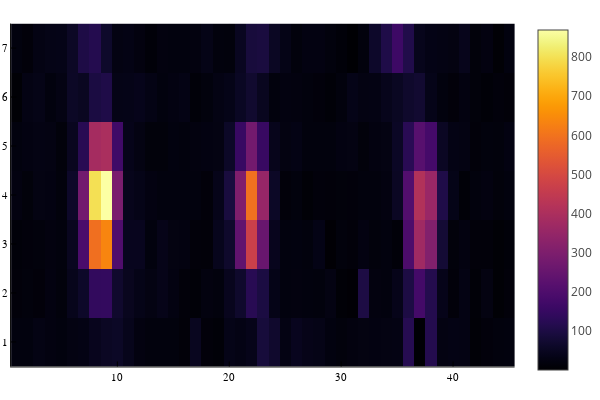

Notebook code cell kept with this figure:
### Markdown cell above
## Affichage d'une microlentille (donnees reelles)

### Code cell
heatmap(ldata)

### Figure 1 — Plotly figure (JSON) as saved in the notebook; plotly's stock layout.template omitted (floating-point values rounded to 4 significant figures; data arrays with more than 128 entries replaced by an {"elided": "..."} marker saying what was removed)
{"data": [{"colorbar": {"title": ""}, "colorscale": {"elided": "256x2 mixed values"}, "hoverinfo": "none", "name": "y1", "showlegend": false, "showscale": true, "type": "heatmap", "x": [0.5, 1.5, 2.5, 3.5, 4.5, 5.5, 6.5, 7.5, 8.5, 9.5, 10.5, 11.5, 12.5, 13.5, 14.5, 15.5, 16.5, 17.5, 18.5, 19.5, 20.5, 21.5, 22.5, 23.5, 24.5, 25.5, 26.5, 27.5, 28.5, 29.5, 30.5, 31.5, 32.5, 33.5, 34.5, 35.5, 36.5, 37.5, 38.5, 39.5, 40.5, 41.5, 42.5, 43.5, 44.5, 45.5], "xaxis": "x", "y": [0.5, 1.5, 2.5, 3.5, 4.5, 5.5, 6.5, 7.5], "yaxis": "y", "z": {"elided": "7x45 float values"}, "zmax": 869.0, "zmin": 1}], "layout": {"annotations": [], "height": 400, "legend": {"bgcolor": "rgba(255, 255, 255, 1.000)", "bordercolor": "rgba(0, 0, 0, 1.000)", "borderwidth": 1, "font": {"color": "rgba(0, 0, 0, 1.000)", "family": "sans-serif", "size": 11}, "title": {"font": {"color": "rgba(0, 0, 0, 1.000)", "family": "sans-serif", "size": 15}, "text": ""}, "tracegroupgap": 0, "traceorder": "normal", "x": 1, "xanchor": "auto", "y": 1, "yanchor": "auto"}, "margin": {"b": 20, "l": 0, "r": 0, "t": 20}, "paper_bgcolor": "rgba(255, 255, 255, 1.000)", "plot_bgcolor": "rgba(255, 255, 255, 1.000)", "showlegend": true, "width": 600, "xaxis": {"anchor": "y", "domain": [0.02138, 0.9934], "gridcolor": "rgba(0, 0, 0, 0.100)", "gridwidth": 0.5, "linecolor": "rgba(0, 0, 0, 1.000)", "mirror": false, "range": [0.5, 45.5], "showgrid": true, "showline": true, "showticklabels": true, "tickangle": 0, "tickcolor": "rgb(0, 0, 0)", "tickfont": {"color": "rgba(0, 0, 0, 1.000)", "family": "sans-serif", "size": 11}, "tickmode": "array", "ticks": "inside", "ticktext": ["10", "20", "30", "40"], "tickvals": [10, 20, 30, 40], "title": "", "titlefont": {"color": "rgba(0, 0, 0, 1.000)", "family": "sans-serif", "size": 15}, "type": "-", "visible": true, "zeroline": false, "zerolinecolor": "rgba(0, 0, 0, 1.000)"}, "yaxis": {"anchor": "x", "domain": [0.03762, 0.9902], "gridcolor": "rgba(0, 0, 0, 0.100)", "gridwidth": 0.5, "linecolor": "rgba(0, 0, 0, 1.000)", "mirror": false, "range": [0.5, 7.5], "showgrid": true, "showline": true, "showticklabels": true, "tickangle": 0, "tickcolor": "rgb(0, 0, 0)", "tickfont": {"color": "rgba(0, 0, 0, 1.000)", "family": "sans-serif", "size": 11}, "tickmode": "array", "ticks": "inside", "ticktext": ["1", "2", "3", "4", "5", "6", "7"], "tickvals": [1, 2, 3, 4, 5, 6, 7], "title": "", "titlefont": {"color": "rgba(0, 0, 0, 1.000)", "family": "sans-serif", "size": 15}, "type": "-", "visible": true, "zeroline": false, "zerolinecolor": "rgba(0, 0, 0, 1.000)"}}}
